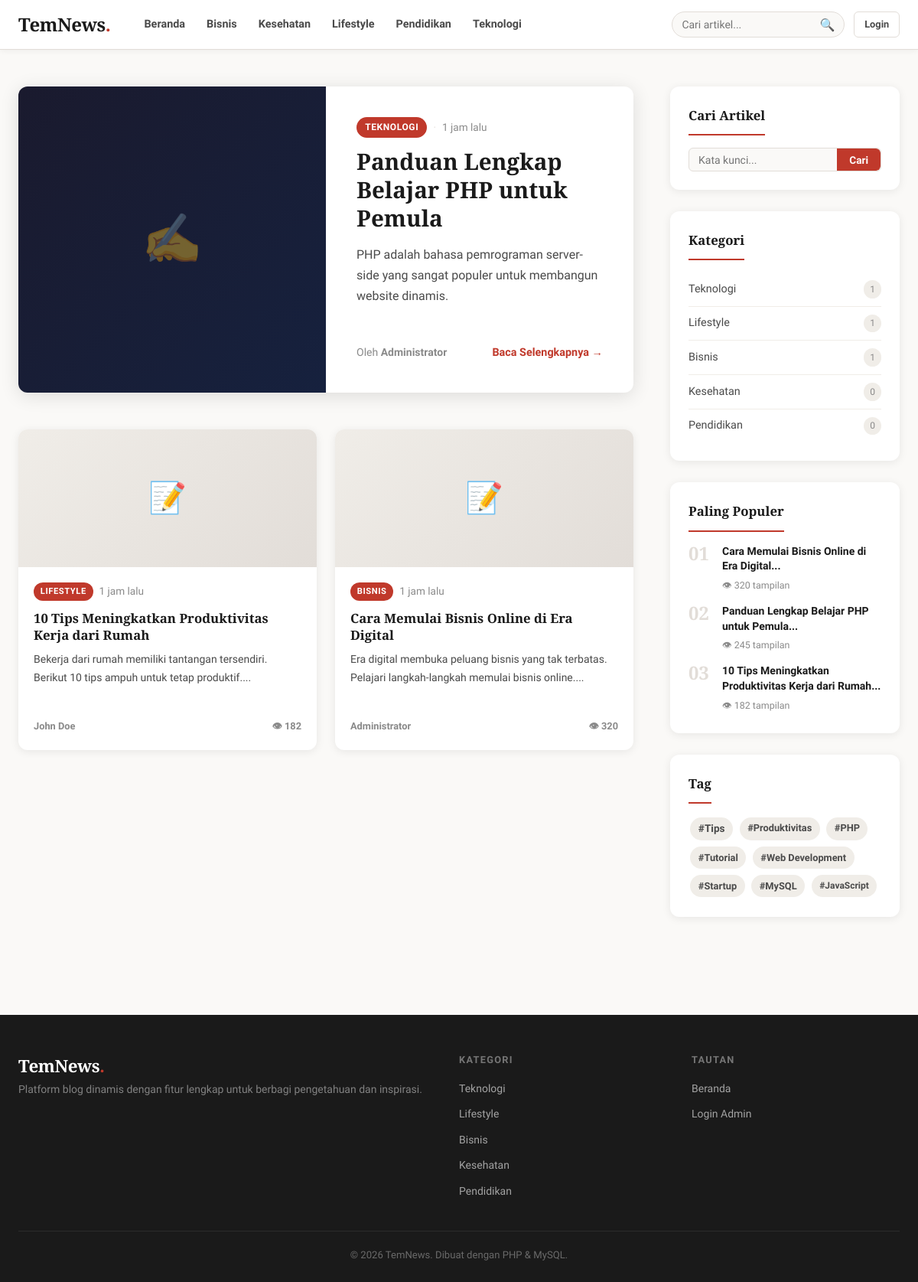
The page / on the database its author committed.
### tables this page shows
CREATE TABLE categories (
    id INT AUTO_INCREMENT PRIMARY KEY,
    name VARCHAR(100) NOT NULL,
    slug VARCHAR(100) UNIQUE NOT NULL,
    description TEXT DEFAULT NULL,
    created_at TIMESTAMP DEFAULT CURRENT_TIMESTAMP
);

CREATE TABLE articles (
    id INT AUTO_INCREMENT PRIMARY KEY,
    title VARCHAR(255) NOT NULL,
    slug VARCHAR(255) UNIQUE NOT NULL,
    excerpt TEXT DEFAULT NULL,
    content LONGTEXT NOT NULL,
    thumbnail VARCHAR(255) DEFAULT NULL,
    category_id INT NOT NULL,
    author_id INT NOT NULL,
    status ENUM('draft', 'published', 'archived') DEFAULT 'draft',
    views INT DEFAULT 0,
    created_at TIMESTAMP DEFAULT CURRENT_TIMESTAMP,
    updated_at TIMESTAMP DEFAULT CURRENT_TIMESTAMP ON UPDATE CURRENT_TIMESTAMP,
    FOREIGN KEY (category_id) REFERENCES categories(id) ON DELETE RESTRICT,
    FOREIGN KEY (author_id) REFERENCES users(id) ON DELETE CASCADE
);

CREATE TABLE users (
    id INT AUTO_INCREMENT PRIMARY KEY,
    username VARCHAR(50) UNIQUE NOT NULL,
    email VARCHAR(100) UNIQUE NOT NULL,
    password VARCHAR(255) NOT NULL,
    full_name VARCHAR(100) NOT NULL,
    role ENUM('admin', 'author') DEFAULT 'author',
    avatar VARCHAR(255) DEFAULT NULL,
    bio TEXT DEFAULT NULL,
    created_at TIMESTAMP DEFAULT CURRENT_TIMESTAMP,
    updated_at TIMESTAMP DEFAULT CURRENT_TIMESTAMP ON UPDATE CURRENT_TIMESTAMP
);

CREATE TABLE tags (
    id INT AUTO_INCREMENT PRIMARY KEY,
    name VARCHAR(50) NOT NULL,
    slug VARCHAR(50) UNIQUE NOT NULL,
    created_at TIMESTAMP DEFAULT CURRENT_TIMESTAMP
);

### config.php (called while the page is built, shortened)
<?php
function escape($str) {
    return htmlspecialchars($str ?? '', ENT_QUOTES, 'UTF-8');
}
function timeAgo($datetime) {
    $time = strtotime($datetime);
    $diff = time() - $time;
    if ($diff < 86400) return floor($diff/3600) . ' jam lalu';
    return date('d M Y', $time);
}
function isLoggedIn() {
    return isset($_SESSION['user_id']);
}

### index.php (the view, shortened to what this page needs)
<?php
require_once 'config.php';
$page = isset($_GET['page']) ? max(1, (int)$_GET['page']) : 1;
$perPage = 6;
$offset = ($page - 1) * $perPage;
$category_filter = isset($_GET['category']) ? $_GET['category'] : null;
$tag_filter = isset($_GET['tag']) ? $_GET['tag'] : null;
$search = isset($_GET['q']) ? trim($_GET['q']) : null;
$where = ["a.status = 'published'"];
$params = [];
$whereStr = implode(' AND ', $where);
$totalStmt = $pdo->prepare("SELECT COUNT(*) FROM articles a JOIN categories c ON a.category_id = c.id WHERE $whereStr");
$totalStmt->execute($params);
$total = $totalStmt->fetchColumn();
$stmt = $pdo->prepare("
    SELECT a.*, c.name as category_name, c.slug as category_slug,
           u.full_name as author_name, u.username as author_username
    FROM articles a
    JOIN categories c ON a.category_id = c.id
    JOIN users u ON a.author_id = u.id
    WHERE $whereStr
    ORDER BY a.created_at DESC
    LIMIT $perPage OFFSET $offset
");
$stmt->execute($params);
$articles = $stmt->fetchAll();
$categories = $pdo->query("SELECT c.*, COUNT(a.id) as count FROM categories c LEFT JOIN articles a ON c.id = a.category_id AND a.status='published' GROUP BY c.id ORDER BY count DESC")->fetchAll();
$popular = $pdo->query("SELECT a.*, u.full_name as author_name FROM articles a JOIN users u ON a.author_id = u.id WHERE a.status='published' ORDER BY a.views DESC LIMIT 5")->fetchAll();
$tags = $pdo->query("SELECT t.*, COUNT(at.article_id) as count FROM tags t LEFT JOIN article_tags at ON t.id = at.tag_id GROUP BY t.id ORDER BY count DESC LIMIT 20")->fetchAll();
?>
<!DOCTYPE html>
<html lang="id">
<head>
<link rel="stylesheet" href="assets/style.css">
</head>
<body>
<?php include 'partials/header.php'; ?>
<main class="container">
  <div class="layout-grid">
    <section class="main-content">
      <?php if ($search): ?>
        <div class="page-header">
          <h1>Hasil pencarian untuk "<em><?= escape($search) ?></em>"</h1>
          <p><?= $total ?> artikel ditemukan</p>
        </div>
      <?php else: ?>
        <?php if (!empty($articles) && $page === 1): ?>
          <?php $hero = array_shift($articles); ?>
          <article class="hero-article">
            <?php if ($hero['thumbnail']): ?>
              <div class="hero-img">
                <img src="<?= escape(UPLOAD_URL . $hero['thumbnail']) ?>" alt="<?= escape($hero['title']) ?>">
              </div>
            <?php else: ?>
              <div class="hero-img hero-placeholder" style="background: linear-gradient(135deg, #1a1a2e, #16213e);">
                <span class="hero-placeholder-icon">✍</span>
              </div>
            <?php endif; ?>
            <div class="hero-content">
              <div class="meta">
                <a href="?category=<?= $hero['category_slug'] ?>" class="category-badge"><?= escape($hero['category_name']) ?></a>
                <span class="dot">·</span>
                <time><?= timeAgo($hero['created_at']) ?></time>
              </div>
              <h2><a href="artikel.php?slug=<?= $hero['slug'] ?>"><?= escape($hero['title']) ?></a></h2>
              <p class="excerpt"><?= escape($hero['excerpt']) ?></p>
              <div class="article-footer">
                <span class="author">Oleh <strong><?= escape($hero['author_name']) ?></strong></span>
                <a href="artikel.php?slug=<?= $hero['slug'] ?>" class="btn-read">Baca Selengkapnya →</a>
              </div>
            </div>
          </article>
        <?php endif; ?>
      <?php endif; ?>
      <?php if (!empty($articles)): ?>
        <div class="articles-grid">
          <?php foreach ($articles as $a): ?>
            <article class="article-card">
              <a href="artikel.php?slug=<?= $a['slug'] ?>" class="card-img-link">
                <?php if ($a['thumbnail']): ?>
                  <img src="<?= escape(UPLOAD_URL . $a['thumbnail']) ?>" alt="<?= escape($a['title']) ?>" loading="lazy">
                <?php else: ?>
                  <div class="img-placeholder">📝</div>
                <?php endif; ?>
              </a>
              <div class="card-body">
                <div class="meta">
                  <a href="?category=<?= $a['category_slug'] ?>" class="category-badge sm"><?= escape($a['category_name']) ?></a>
                  <time><?= timeAgo($a['created_at']) ?></time>
                </div>
                <h3><a href="artikel.php?slug=<?= $a['slug'] ?>"><?= escape($a['title']) ?></a></h3>
                <p class="excerpt sm"><?= escape(substr($a['excerpt'] ?? '', 0, 120)) ?>...</p>
                <div class="card-foot">
                  <span class="author-sm"><?= escape($a['author_name']) ?></span>
                  <span class="views">👁 <?= number_format($a['views']) ?></span>
                </div>
              </div>
            </article>
          <?php endforeach; ?>
        </div>
      <?php endif; ?>
    </section>
    <aside class="sidebar">
      <?php include 'partials/sidebar.php'; ?>
    </aside>
  </div>
</main>
<?php include 'partials/footer.php'; ?>
</body>
</html>

### partials/header.php (shortened to what this page needs)
<header class="site-header">
  <div class="container">
    <div class="header-inner">
      <a href="index.php" class="logo"><?= APP_NAME ?></a>
      <nav class="main-nav">
        <a href="index.php">Beranda</a>
        <?php
        $navCats = $pdo->query("SELECT name, slug FROM categories ORDER BY name LIMIT 5")->fetchAll();
        foreach ($navCats as $c): ?>
          <a href="index.php?category=<?= $c['slug'] ?>"><?= escape($c['name']) ?></a>
        <?php endforeach; ?>
      </nav>
      <div class="header-actions">
        <form method="GET" action="index.php" class="search-form">
          <input type="search" name="q" placeholder="Cari artikel..." value="<?= escape($_GET['q'] ?? '') ?>">
          <button type="submit">🔍</button>
        </form>
        <?php if (isLoggedIn()): ?>
          <a href="admin/dashboard.php" class="btn-outline sm">Dashboard</a>
        <?php else: ?>
          <a href="login.php" class="btn-outline sm">Login</a>
        <?php endif; ?>
      </div>
    </div>
  </div>
</header>

### partials/sidebar.php
<?php
global $pdo;
$sidebarCategories = $pdo->query("
    SELECT c.*, COUNT(a.id) as count
    FROM categories c
    LEFT JOIN articles a ON c.id = a.category_id AND a.status = 'published'
    GROUP BY c.id
    ORDER BY count DESC
")->fetchAll();
$sidebarPopular = $pdo->query("
    SELECT a.*, u.full_name as author_name
    FROM articles a
    JOIN users u ON a.author_id = u.id
    WHERE a.status = 'published'
    ORDER BY a.views DESC
    LIMIT 5
")->fetchAll();
$sidebarTags = $pdo->query("
    SELECT t.*, COUNT(at.article_id) as count
    FROM tags t
    LEFT JOIN article_tags at ON t.id = at.tag_id
    GROUP BY t.id
    ORDER BY count DESC
    LIMIT 20
")->fetchAll();
?>
<div class="widget">
  <h4 class="widget-title">Cari Artikel</h4>
  <form method="GET" action="index.php" class="search-form sidebar-search">
    <input type="search" name="q" placeholder="Kata kunci..."
           value="<?= escape($_GET['q'] ?? '') ?>">
    <button type="submit">Cari</button>
  </form>
</div>
<?php if (!empty($sidebarCategories)): ?>
<div class="widget">
  <h4 class="widget-title">Kategori</h4>
  <ul class="widget-list">
    <?php foreach ($sidebarCategories as $cat): ?>
      <li>
        <a href="index.php?category=<?= escape($cat['slug']) ?>">
          <?= escape($cat['name']) ?>
          <span class="count"><?= (int)$cat['count'] ?></span>
        </a>
      </li>
    <?php endforeach; ?>
  </ul>
</div>
<?php endif; ?>
<?php if (!empty($sidebarPopular)): ?>
<div class="widget">
  <h4 class="widget-title">Paling Populer</h4>
  <div class="popular-list">
    <?php foreach ($sidebarPopular as $i => $p): ?>
      <a href="artikel.php?slug=<?= escape($p['slug']) ?>" class="popular-item">
        <span class="popular-num">0<?= $i + 1 ?></span>
        <div>
          <span class="popular-title">
            <?= escape(substr($p['title'], 0, 55)) ?>...
          </span>
          <small>👁 <?= number_format($p['views']) ?> tampilan</small>
        </div>
      </a>
    <?php endforeach; ?>
  </div>
</div>
<?php endif; ?>
<?php if (!empty($sidebarTags)): ?>
<div class="widget">
  <h4 class="widget-title">Tag</h4>
  <div class="tag-cloud">
    <?php foreach ($sidebarTags as $tag): ?>
      <a href="index.php?tag=<?= escape($tag['slug']) ?>"
         class="tag-pill"
         style="font-size: <?= min(1.1, 0.75 + $tag['count'] * 0.05) ?>rem">
        #<?= escape($tag['name']) ?>
      </a>
    <?php endforeach; ?>
  </div>
</div>
<?php endif; ?>

### partials/footer.php (shortened to what this page needs)
<footer class="site-footer">
  <div class="container">
    <div class="footer-grid">
      <div class="footer-brand">
        <a href="index.php" class="logo"><?= APP_NAME ?></a>
        <p>Platform blog dinamis dengan fitur lengkap untuk berbagi pengetahuan dan inspirasi.</p>
      </div>
      <div>
        <h5>Kategori</h5>
        <ul>
          <?php
          $footerCats = $pdo->query("SELECT name, slug FROM categories LIMIT 5")->fetchAll();
          foreach ($footerCats as $c): ?>
            <li><a href="index.php?category=<?= $c['slug'] ?>"><?= escape($c['name']) ?></a></li>
          <?php endforeach; ?>
        </ul>
      </div>
      <div>
        <h5>Tautan</h5>
        <ul>
          <li><a href="index.php">Beranda</a></li>
          <?php if (isLoggedIn()): ?>
            <li><a href="admin/dashboard.php">Dashboard</a></li>
            <li><a href="logout.php">Keluar</a></li>
          <?php else: ?>
            <li><a href="login.php">Login Admin</a></li>
          <?php endif; ?>
        </ul>
      </div>
    </div>
    <div class="footer-bottom">
      <p>&copy; <?= date('Y') ?> <?= APP_NAME ?>. Dibuat dengan PHP & MySQL.</p>
    </div>
  </div>
</footer>

### rows shown on the page
categories: name "Bisnis", count "1"
categories: name "Kesehatan", count "0"
categories: name "Lifestyle", count "1"
categories: name "Pendidikan", count "0"
categories: name "Teknologi", name "TEKNOLOGI", count "1"
articles: created_at "1 jam lalu", title "Panduan Lengkap Belajar PHP untuk Pemula", excerpt "PHP adalah bahasa pemrograman server-side yang sangat populer untuk membangun website dinamis.", views "245"
users: full_name "Administrator"
articles: category.name "LIFESTYLE", created_at "1 jam lalu", title "10 Tips Meningkatkan Produktivitas Kerja dari Rumah", excerpt "Bekerja dari rumah memiliki tantangan tersendiri. Berikut 10 tips ampuh untuk tetap produktif.", author.full_name "John Doe", views "182"
articles: category.name "BISNIS", created_at "1 jam lalu", title "Cara Memulai Bisnis Online di Era Digital", excerpt "Era digital membuka peluang bisnis yang tak terbatas. Pelajari langkah-langkah memulai bisnis online.", author.full_name "Administrator", views "320"
tags: name "Tips"
tags: name "Produktivitas"
tags: name "PHP"
tags: name "Tutorial"
tags: name "Web Development"
tags: name "Startup"
tags: name "MySQL"
tags: name "JavaScript"

### other values the page prints
APP_NAME "TemNews"
